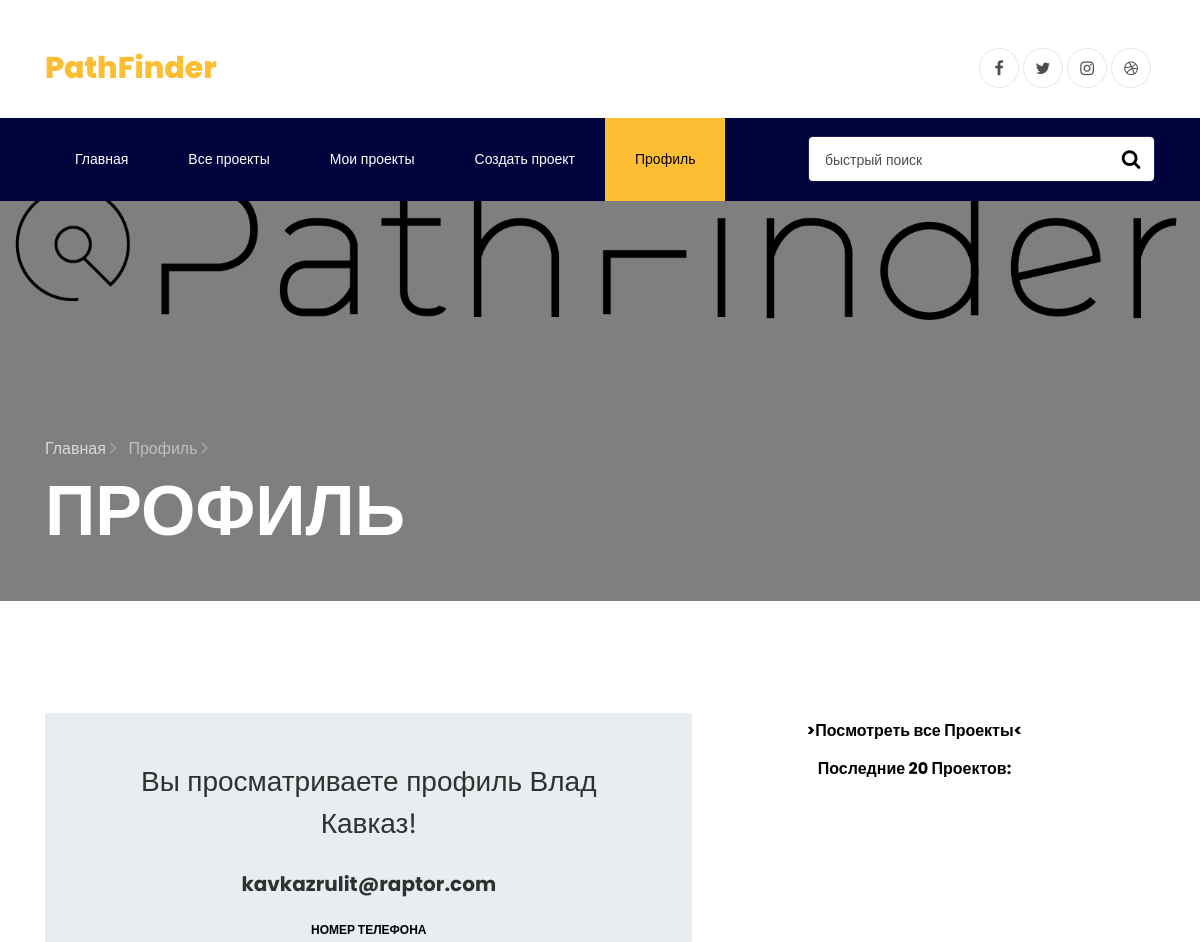
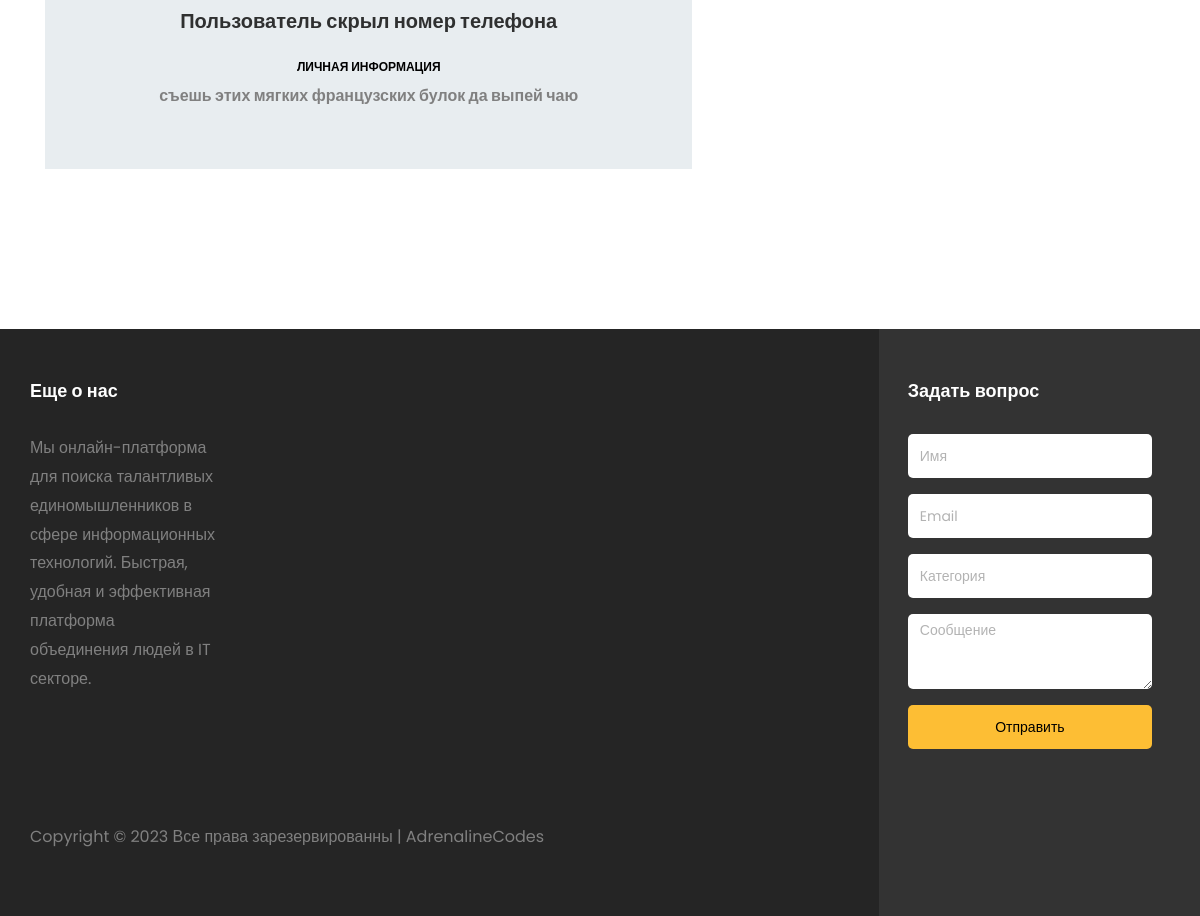
The app's page /lk.php?openid=14 with its own data (2 pictures, top to bottom).
### tables this page shows
CREATE TABLE `users` (
  `user_id` int(11) UNSIGNED NOT NULL,
  `user_login` text NOT NULL,
  `user_password` text NOT NULL,
  `user_hash` varchar(32) NOT NULL DEFAULT '',
  `user_name` text DEFAULT NULL,
  `user_phone` varchar(999) NOT NULL,
  `user_mail` mediumtext NOT NULL,
  `user_request` mediumtext NOT NULL,
  `user_about` longtext NOT NULL,
  `vision` int(11) NOT NULL
);

### main_script.php (called while the page is built, shortened)
<?php
$hashh = 0;
?>

### lk.php (the view, shortened to what this page needs)
<!DOCTYPE html>
<html lang="ru">
<?php
include 'main_script.php';
if (mysqli_query($link, "SELECT `user_id` FROM `users` WHERE `user_hash` LIKE '$hashh'")->fetch_array() != 0) {
  $resulttt = mysqli_query($link, "SELECT `user_id` FROM `users` WHERE `user_hash` LIKE '$hashh'");
  while ($dataaa = $resulttt->fetch_assoc()) {
    $userid = $dataaa['user_id'];
    $user_id = $userid;
  }
} else {
  header('Location: http://localhost/PathFinder/user.php');
}
?>
<head>
  <link rel="stylesheet" href="https://stackpath.bootstrapcdn.com/font-awesome/4.7.0/css/font-awesome.min.css">
  <link rel="stylesheet" href="css/animate.css">
  <link rel="stylesheet" href="css/owl.carousel.min.css">
  <link rel="stylesheet" href="css/owl.theme.default.min.css">
  <link rel="stylesheet" href="css/magnific-popup.css">
  <link rel="stylesheet" href="css/ionicons.min.css">
  <link rel="stylesheet" href="css/flaticon.css">
  <link rel="stylesheet" href="css/icomoon.css">
  <link rel="stylesheet" href="css/style.css">
</head>
<body>
  <div class="container pt-5">
    <div class="row justify-content-between">
      <div class="col">
        <a class="navbar-brand" href="index.php"><span> PathFinder</span></a>
      </div>
      <div class="col d-flex justify-content-end">
        <div class="social-media">
          <p class="mb-0 d-flex">
            <a href="#" class="d-flex align-items-center justify-content-center"><span class="fa fa-facebook"></span></a>
            <a href="#" class="d-flex align-items-center justify-content-center"><span class="fa fa-twitter"></span></a>
            <a href="#" class="d-flex align-items-center justify-content-center"><span class="fa fa-instagram"></span></a>
            <a href="#" class="d-flex align-items-center justify-content-center"><span class="fa fa-dribbble"></span></a>
          </p>
        </div>
      </div>
    </div>
  </div>
  <nav class="navbar navbar-expand-lg navbar-dark ftco_navbar bg-dark ftco-navbar-light" id="ftco-navbar">
    <div class="container">
      <form method="GET" class="searchform order-lg-last">
        <div class="form-group d-flex">
          <input type="text" name="search" class="form-control pl-3" placeholder="быстрый поиск">
          <button type="submit" placeholder="" class="form-control search"><span class="fa fa-search"></span></button>
        </div>
      </form>
      <div class="collapse navbar-collapse" id="ftco-nav">
        <ul class="navbar-nav mr-auto topmenu">
          <li class="nav-item"><a href="index.php" class="nav-link">Главная</a></li>
          <li class="nav-item"><a href="shop.php?category=0&page=1" class="nav-link">Все проекты </a></li>
          <?php
          if ($userid == 1) {
            echo '
						<li class="nav-item"><a href="orderinfo.php" class="nav-link">Админка</a></li>
						<li class="nav-item"><a href="contact.php" class="nav-link">Создать проект</a></li>';
          } elseif (mysqli_query($link, "SELECT `user_id` FROM `users` WHERE `user_hash` LIKE '$hashh'")->fetch_array() != 0) {
            echo '
						<li class="nav-item"><a href="cart.php" class="nav-link">Мои проекты</a></li>
						<li class="nav-item"><a href="contact.php" class="nav-link">Создать проект</a></li>';
          }
          ?>
          <li class="nav-item active"><a href="user.php" class="nav-link">Профиль</a></li>
        </ul>
      </div>
    </div>
  </nav>
  <section class="hero-wrap hero-wrap-2" style="background-image: url('images/logo3.png');"
    data-stellar-background-ratio="0.75">
    <div class="overlay"></div>
    <div class="container">
      <div class="row no-gutters slider-text align-items-end">
        <div class="col-md-9 ftco-animate pb-5">
          <p class="breadcrumbs mb-2"><span class="mr-2"><a href="index.php">Главная <i
                  class="ion-ios-arrow-forward"></i></a></span> <span>Профиль <i
                class="ion-ios-arrow-forward"></i></span></p>
          <h1 class="mb-0 bread">Профиль</h1>
        </div>
      </div>
    </div>
  </section>
  <section class="ftco-section text-center heading-section heading-section-white ftco-animate">
    <div class="container">
      <div class="row justify-content-center">
        <div class="col-md-12">
          <div class="wrapper">
            <?php
            if (isset($_GET['openid'])) {
              echo '<div class="row no-gutters mb-5">
              <div class="col-md-7">
                <div class="contact-wrap w-100 p-md-5 p-4">';
              $user_id = $_GET['openid'];
              if (isset($_GET['openid'])) {
                $date22 = mysqli_query($link, "SELECT `user_name` FROM `users` WHERE `user_id` LIKE '$user_id'");
                while ($date11 = $date22->fetch_assoc()) {
                  $date9 = $date11['user_name'];
                  echo '<h3 class="mb-4">Вы просматриваете профиль  ' . $date9 . '!</h3>';
                }
              }
            }
            echo '<div id="form-message-warning" class="mb-4"></div>
                  <div id="form-message-success" class="mb-4">
                  </div>
                  <form method="POST" id="contactForm" name="contactForm" class="contactForm">
                    <div class="row">
                      <div class="col-md-12">
                        <div class="form-group">';
            if (isset($_GET['openid'])) {
              $date2 = mysqli_query($link, "SELECT `user_mail` FROM `users` WHERE `user_id` LIKE '$user_id'");
              while ($date1 = $date2->fetch_assoc()) {
                $date = $date1['user_mail'];
                echo '<h5 class="font-weight-bold">' . $date . '</h5>';
              }
              echo '</div>
              </div>
              <div class="col-md-12">
                <div class="form-group">
                  <label class="label" for="name">Номер телефона</label>';
            }
            if (isset($_GET['openid'])) {
              $date2 = mysqli_query($link, "SELECT `user_phone` FROM `users` WHERE `user_id` LIKE '$user_id'");
              while ($date1 = $date2->fetch_assoc()) {
                $date = $date1['user_phone'];
                $vision2 = mysqli_query($link, "SELECT `vision` FROM `users` WHERE `user_id` LIKE '$user_id'");
                while ($vision1 = $vision2->fetch_assoc()) {
                  $vision = $vision1['vision'];
                }
                if ($vision == 1) {
                  echo '<h5 class="font-weight-bold">' . $date . '</h5>';
                } else {
                  echo '<h5 class="font-weight-bold">Пользователь скрыл номер телефона</h5>';
                }
              }
              echo '</div>
              </div>
              <div class="col-md-12">
                <div class="form-group">
                  <label class="label" for="name">Личная информация</label>';
              $date2 = mysqli_query($link, "SELECT `user_about` FROM `users` WHERE `user_id` LIKE '$user_id'");
              while ($date1 = $date2->fetch_assoc()) {
                $date = $date1['user_about'];
                echo '<h6 class="font-weight-bold">' . $date . '</h6>';
              }
              echo '
          </div>
        </div>
              </div>
              </form>
            </div>
            </div>
            <div class="col-md-13 text-center heading-section heading-section-white ftco-animate">';
              $result = mysqli_query($link, "SELECT `user_id` FROM `users` WHERE `user_hash` LIKE '$hashh'");
              while ($data = $result->fetch_assoc()) {
                $userid = $data['user_id'];
                if ($userid == 1) {
                  echo '<a href="orderinfo.php" class="py-1 d-block subheading ">>Посмотреть все Проекты<</a>
                    <span class="subheading">Последние 20 Проектов:</span>
                    <div class="text mt-3 text-center">';
                }
              }
              echo ' </div>
                  </div>
                  ';
            }
            ?>
          </div>
  </section>
  <footer class="footer">
    <div class="container-fluid px-lg-5">
      <div class="row">
        <div class="col-md-9 py-5">
          <div class="row">
            <div class="col-md-4 mb-md-0 mb-4">
              <h2 class="footer-heading">Еще о нас</h2>
              <p>Мы онлайн-платформа для поиска талантливых единомышленников в сфере информационных технологий. Быстрая,
                удобная и эффективная платформа объединения людей в IT секторе.</p>
              <ul class="ftco-footer-social p-0">
              </ul>
            </div>
            <div class="col-md-8">
            </div>
          </div>
          <div class="row mt-md-5">
            <div class="col-md-12">
              <p class="copyright">
                Copyright &copy;
                <script>document.write(new Date().getFullYear());</script> Все права зарезервированны |
                AdrenalineCodes</a>
              </p>
            </div>
          </div>
        </div>
        <div class="col-md-3 py-md-5 py-4 aside-stretch-right pl-lg-5">
          <h2 class="footer-heading">Задать вопрос</h2>
          <form action="#" class="contact-form">
            <div class="form-group">
              <input type="text" class="form-control" placeholder="Имя">
            </div>
            <div class="form-group">
              <input type="text" class="form-control" placeholder="Email">
            </div>
            <div class="form-group">
              <input type="text" class="form-control" placeholder="Категория">
            </div>
            <div class="form-group">
              <textarea name="" id="" cols="30" rows="3" class="form-control" placeholder="Сообщение"></textarea>
            </div>
            <div class="form-group">
              <button type="submit" class="form-control submit px-3">Отправить</button>
            </div>
          </form>
        </div>
      </div>
    </div>
  </footer>
</body>
</html>

### records on screen
users: user_name "Влад Кавказ", user_mail "kavkazrulit@raptor.com"
users: shows ">Посмотреть все Проекты<"

### other values on screen
$date "съешь этих мягких французских булок да выпей чаю"
